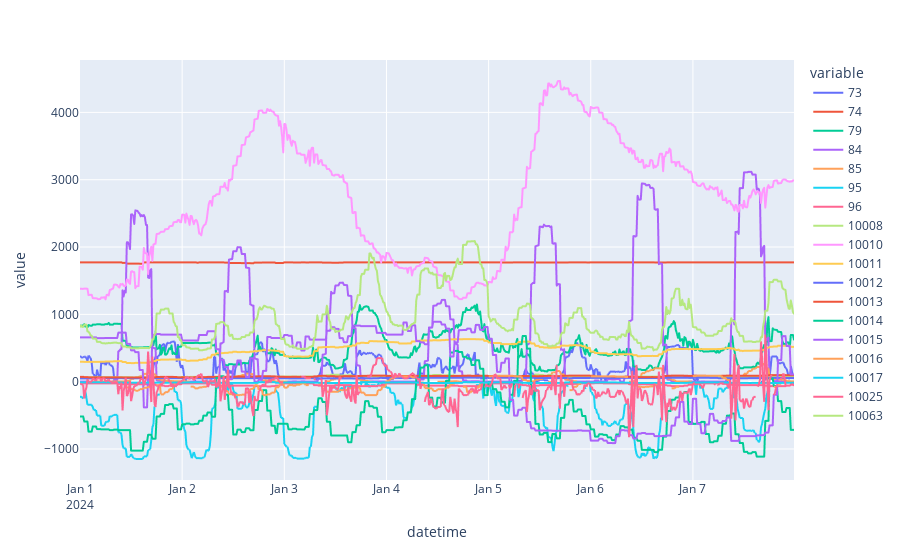

Notebook code for this chart:
### Markdown cell above
#### Line plot

### Code cell
px.line(df_base)

### Figure 1 — Plotly figure (JSON) as saved in the notebook; plotly's stock layout.template omitted (floating-point values rounded to 4 significant figures; data arrays with more than 128 entries replaced by an {"elided": "..."} marker saying what was removed)
{"data": [{"hovertemplate": "variable=73<br>datetime=%{x}<br>value=%{y}<extra></extra>", "legendgroup": "73", "line": {"color": "#636efa", "dash": "solid"}, "marker": {"symbol": "circle"}, "mode": "lines", "name": "73", "showlegend": true, "type": "scattergl", "x": {"elided": "672 str values"}, "xaxis": "x", "y": {"elided": "672 float values"}, "yaxis": "y"}, {"hovertemplate": "variable=74<br>datetime=%{x}<br>value=%{y}<extra></extra>", "legendgroup": "74", "line": {"color": "#EF553B", "dash": "solid"}, "marker": {"symbol": "circle"}, "mode": "lines", "name": "74", "showlegend": true, "type": "scattergl", "x": {"elided": "672 str values"}, "xaxis": "x", "y": {"elided": "672 float values"}, "yaxis": "y"}, {"hovertemplate": "variable=79<br>datetime=%{x}<br>value=%{y}<extra></extra>", "legendgroup": "79", "line": {"color": "#00cc96", "dash": "solid"}, "marker": {"symbol": "circle"}, "mode": "lines", "name": "79", "showlegend": true, "type": "scattergl", "x": {"elided": "672 str values"}, "xaxis": "x", "y": {"elided": "672 float values"}, "yaxis": "y"}, {"hovertemplate": "variable=84<br>datetime=%{x}<br>value=%{y}<extra></extra>", "legendgroup": "84", "line": {"color": "#ab63fa", "dash": "solid"}, "marker": {"symbol": "circle"}, "mode": "lines", "name": "84", "showlegend": true, "type": "scattergl", "x": {"elided": "672 str values"}, "xaxis": "x", "y": {"elided": "672 float values"}, "yaxis": "y"}, {"hovertemplate": "variable=85<br>datetime=%{x}<br>value=%{y}<extra></extra>", "legendgroup": "85", "line": {"color": "#FFA15A", "dash": "solid"}, "marker": {"symbol": "circle"}, "mode": "lines", "name": "85", "showlegend": true, "type": "scattergl", "x": {"elided": "672 str values"}, "xaxis": "x", "y": {"elided": "672 float values"}, "yaxis": "y"}, {"hovertemplate": "variable=95<br>datetime=%{x}<br>value=%{y}<extra></extra>", "legendgroup": "95", "line": {"color": "#19d3f3", "dash": "solid"}, "marker": {"symbol": "circle"}, "mode": "lines", "name": "95", "showlegend": true, "type": "scattergl", "x": {"elided": "672 str values"}, "xaxis": "x", "y": {"elided": "672 float values"}, "yaxis": "y"}, {"hovertemplate": "variable=96<br>datetime=%{x}<br>value=%{y}<extra></extra>", "legendgroup": "96", "line": {"color": "#FF6692", "dash": "solid"}, "marker": {"symbol": "circle"}, "mode": "lines", "name": "96", "showlegend": true, "type": "scattergl", "x": {"elided": "672 str values"}, "xaxis": "x", "y": {"elided": "672 float values"}, "yaxis": "y"}, {"hovertemplate": "variable=10008<br>datetime=%{x}<br>value=%{y}<extra></extra>", "legendgroup": "10008", "line": {"color": "#B6E880", "dash": "solid"}, "marker": {"symbol": "circle"}, "mode": "lines", "name": "10008", "showlegend": true, "type": "scattergl", "x": {"elided": "672 str values"}, "xaxis": "x", "y": {"elided": "672 float values"}, "yaxis": "y"}, {"hovertemplate": "variable=10010<br>datetime=%{x}<br>value=%{y}<extra></extra>", "legendgroup": "10010", "line": {"color": "#FF97FF", "dash": "solid"}, "marker": {"symbol": "circle"}, "mode": "lines", "name": "10010", "showlegend": true, "type": "scattergl", "x": {"elided": "672 str values"}, "xaxis": "x", "y": {"elided": "672 float values"}, "yaxis": "y"}, {"hovertemplate": "variable=10011<br>datetime=%{x}<br>value=%{y}<extra></extra>", "legendgroup": "10011", "line": {"color": "#FECB52", "dash": "solid"}, "marker": {"symbol": "circle"}, "mode": "lines", "name": "10011", "showlegend": true, "type": "scattergl", "x": {"elided": "672 str values"}, "xaxis": "x", "y": {"elided": "672 float values"}, "yaxis": "y"}, {"hovertemplate": "variable=10012<br>datetime=%{x}<br>value=%{y}<extra></extra>", "legendgroup": "10012", "line": {"color": "#636efa", "dash": "solid"}, "marker": {"symbol": "circle"}, "mode": "lines", "name": "10012", "showlegend": true, "type": "scattergl", "x": {"elided": "672 str values"}, "xaxis": "x", "y": {"elided": "672 float values"}, "yaxis": "y"}, {"hovertemplate": "variable=10013<br>datetime=%{x}<br>value=%{y}<extra></extra>", "legendgroup": "10013", "line": {"color": "#EF553B", "dash": "solid"}, "marker": {"symbol": "circle"}, "mode": "lines", "name": "10013", "showlegend": true, "type": "scattergl", "x": {"elided": "672 str values"}, "xaxis": "x", "y": {"elided": "672 float values"}, "yaxis": "y"}, {"hovertemplate": "variable=10014<br>datetime=%{x}<br>value=%{y}<extra></extra>", "legendgroup": "10014", "line": {"color": "#00cc96", "dash": "solid"}, "marker": {"symbol": "circle"}, "mode": "lines", "name": "10014", "showlegend": true, "type": "scattergl", "x": {"elided": "672 str values"}, "xaxis": "x", "y": {"elided": "672 float values"}, "yaxis": "y"}, {"hovertemplate": "variable=10015<br>datetime=%{x}<br>value=%{y}<extra></extra>", "legendgroup": "10015", "line": {"color": "#ab63fa", "dash": "solid"}, "marker": {"symbol": "circle"}, "mode": "lines", "name": "10015", "showlegend": true, "type": "scattergl", "x": {"elided": "672 str values"}, "xaxis": "x", "y": {"elided": "672 float values"}, "yaxis": "y"}, {"hovertemplate": "variable=10016<br>datetime=%{x}<br>value=%{y}<extra></extra>", "legendgroup": "10016", "line": {"color": "#FFA15A", "dash": "solid"}, "marker": {"symbol": "circle"}, "mode": "lines", "name": "10016", "showlegend": true, "type": "scattergl", "x": {"elided": "672 str values"}, "xaxis": "x", "y": {"elided": "672 float values"}, "yaxis": "y"}, {"hovertemplate": "variable=10017<br>datetime=%{x}<br>value=%{y}<extra></extra>", "legendgroup": "10017", "line": {"color": "#19d3f3", "dash": "solid"}, "marker": {"symbol": "circle"}, "mode": "lines", "name": "10017", "showlegend": true, "type": "scattergl", "x": {"elided": "672 str values"}, "xaxis": "x", "y": {"elided": "672 float values"}, "yaxis": "y"}, {"hovertemplate": "variable=10025<br>datetime=%{x}<br>value=%{y}<extra></extra>", "legendgroup": "10025", "line": {"color": "#FF6692", "dash": "solid"}, "marker": {"symbol": "circle"}, "mode": "lines", "name": "10025", "showlegend": true, "type": "scattergl", "x": {"elided": "672 str values"}, "xaxis": "x", "y": {"elided": "672 float values"}, "yaxis": "y"}, {"hovertemplate": "variable=10063<br>datetime=%{x}<br>value=%{y}<extra></extra>", "legendgroup": "10063", "line": {"color": "#B6E880", "dash": "solid"}, "marker": {"symbol": "circle"}, "mode": "lines", "name": "10063", "showlegend": true, "type": "scattergl", "x": {"elided": "672 str values"}, "xaxis": "x", "y": {"elided": "672 float values"}, "yaxis": "y"}], "layout": {"legend": {"title": {"text": "variable"}, "tracegroupgap": 0}, "margin": {"t": 60}, "xaxis": {"anchor": "y", "domain": [0, 1], "title": {"text": "datetime"}}, "yaxis": {"anchor": "x", "domain": [0, 1], "title": {"text": "value"}}}}
